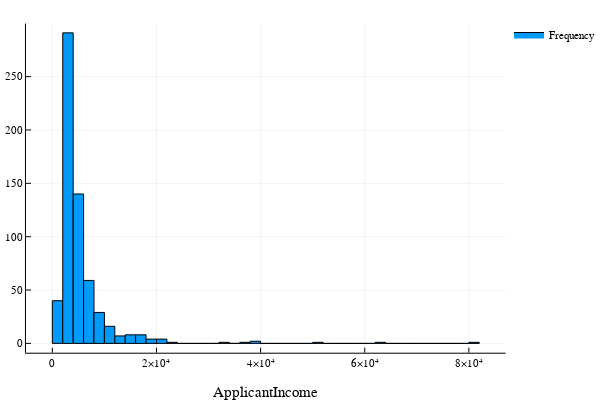

Notebook cell for this chart:
### Code cell
Plots.histogram(train[:ApplicantIncome],bins=50,xlabel="ApplicantIncome",labels="Frequency")

### Figure 1 — Plotly figure (JSON) as saved in the notebook; plotly's stock layout.template omitted (floating-point values rounded to 4 significant figures)
{"data": [{"fill": "tozeroy", "fillcolor": "rgba(0, 154, 250, 1.000)", "legendgroup": "Frequency", "line": {"color": "rgba(0, 0, 0, 1.000)", "dash": "solid", "width": 1}, "mode": "lines", "name": "Frequency", "showlegend": true, "type": "scatter", "x": [0, 0, 2000, 2000, 0, 0], "xaxis": "x1", "y": [40, 0, 0, 40, 40, 40], "yaxis": "y1"}, {"fill": "tozeroy", "fillcolor": "rgba(0, 154, 250, 1.000)", "legendgroup": "Frequency", "line": {"color": "rgba(0, 0, 0, 1.000)", "dash": "solid", "width": 1}, "mode": "lines", "name": "Frequency", "showlegend": false, "type": "scatter", "x": [2000, 2000, 4000, 4000, 2000, 2000], "xaxis": "x1", "y": [291, 0, 0, 291, 291, 291], "yaxis": "y1"}, {"fill": "tozeroy", "fillcolor": "rgba(0, 154, 250, 1.000)", "legendgroup": "Frequency", "line": {"color": "rgba(0, 0, 0, 1.000)", "dash": "solid", "width": 1}, "mode": "lines", "name": "Frequency", "showlegend": false, "type": "scatter", "x": [4000, 4000, 6000, 6000, 4000, 4000], "xaxis": "x1", "y": [140, 0, 0, 140, 140, 140], "yaxis": "y1"}, {"fill": "tozeroy", "fillcolor": "rgba(0, 154, 250, 1.000)", "legendgroup": "Frequency", "line": {"color": "rgba(0, 0, 0, 1.000)", "dash": "solid", "width": 1}, "mode": "lines", "name": "Frequency", "showlegend": false, "type": "scatter", "x": [6000, 6000, 8000, 8000, 6000, 6000], "xaxis": "x1", "y": [59, 0, 0, 59, 59, 59], "yaxis": "y1"}, {"fill": "tozeroy", "fillcolor": "rgba(0, 154, 250, 1.000)", "legendgroup": "Frequency", "line": {"color": "rgba(0, 0, 0, 1.000)", "dash": "solid", "width": 1}, "mode": "lines", "name": "Frequency", "showlegend": false, "type": "scatter", "x": [8000, 8000, 10000, 10000, 8000, 8000], "xaxis": "x1", "y": [29, 0, 0, 29, 29, 29], "yaxis": "y1"}, {"fill": "tozeroy", "fillcolor": "rgba(0, 154, 250, 1.000)", "legendgroup": "Frequency", "line": {"color": "rgba(0, 0, 0, 1.000)", "dash": "solid", "width": 1}, "mode": "lines", "name": "Frequency", "showlegend": false, "type": "scatter", "x": [10000, 10000, 12000, 12000, 10000, 10000], "xaxis": "x1", "y": [16, 0, 0, 16, 16, 16], "yaxis": "y1"}, {"fill": "tozeroy", "fillcolor": "rgba(0, 154, 250, 1.000)", "legendgroup": "Frequency", "line": {"color": "rgba(0, 0, 0, 1.000)", "dash": "solid", "width": 1}, "mode": "lines", "name": "Frequency", "showlegend": false, "type": "scatter", "x": [12000, 12000, 14000, 14000, 12000, 12000], "xaxis": "x1", "y": [7, 0, 0, 7, 7, 7], "yaxis": "y1"}, {"fill": "tozeroy", "fillcolor": "rgba(0, 154, 250, 1.000)", "legendgroup": "Frequency", "line": {"color": "rgba(0, 0, 0, 1.000)", "dash": "solid", "width": 1}, "mode": "lines", "name": "Frequency", "showlegend": false, "type": "scatter", "x": [14000, 14000, 16000, 16000, 14000, 14000], "xaxis": "x1", "y": [8, 0, 0, 8, 8, 8], "yaxis": "y1"}, {"fill": "tozeroy", "fillcolor": "rgba(0, 154, 250, 1.000)", "legendgroup": "Frequency", "line": {"color": "rgba(0, 0, 0, 1.000)", "dash": "solid", "width": 1}, "mode": "lines", "name": "Frequency", "showlegend": false, "type": "scatter", "x": [16000, 16000, 18000, 18000, 16000, 16000], "xaxis": "x1", "y": [8, 0, 0, 8, 8, 8], "yaxis": "y1"}, {"fill": "tozeroy", "fillcolor": "rgba(0, 154, 250, 1.000)", "legendgroup": "Frequency", "line": {"color": "rgba(0, 0, 0, 1.000)", "dash": "solid", "width": 1}, "mode": "lines", "name": "Frequency", "showlegend": false, "type": "scatter", "x": [18000, 18000, 20000, 20000, 18000, 18000], "xaxis": "x1", "y": [4, 0, 0, 4, 4, 4], "yaxis": "y1"}, {"fill": "tozeroy", "fillcolor": "rgba(0, 154, 250, 1.000)", "legendgroup": "Frequency", "line": {"color": "rgba(0, 0, 0, 1.000)", "dash": "solid", "width": 1}, "mode": "lines", "name": "Frequency", "showlegend": false, "type": "scatter", "x": [20000, 20000, 22000, 22000, 20000, 20000], "xaxis": "x1", "y": [4, 0, 0, 4, 4, 4], "yaxis": "y1"}, {"fill": "tozeroy", "fillcolor": "rgba(0, 154, 250, 1.000)", "legendgroup": "Frequency", "line": {"color": "rgba(0, 0, 0, 1.000)", "dash": "solid", "width": 1}, "mode": "lines", "name": "Frequency", "showlegend": false, "type": "scatter", "x": [22000, 22000, 24000, 24000, 22000, 22000], "xaxis": "x1", "y": [1, 0, 0, 1, 1, 1], "yaxis": "y1"}, {"fill": "tozeroy", "fillcolor": "rgba(0, 154, 250, 1.000)", "legendgroup": "Frequency", "line": {"color": "rgba(0, 0, 0, 1.000)", "dash": "solid", "width": 1}, "mode": "lines", "name": "Frequency", "showlegend": false, "type": "scatter", "x": [24000, 24000, 26000, 26000, 24000, 24000], "xaxis": "x1", "y": [0, 0, 0, 0, 0, 0], "yaxis": "y1"}, {"fill": "tozeroy", "fillcolor": "rgba(0, 154, 250, 1.000)", "legendgroup": "Frequency", "line": {"color": "rgba(0, 0, 0, 1.000)", "dash": "solid", "width": 1}, "mode": "lines", "name": "Frequency", "showlegend": false, "type": "scatter", "x": [26000, 26000, 28000, 28000, 26000, 26000], "xaxis": "x1", "y": [0, 0, 0, 0, 0, 0], "yaxis": "y1"}, {"fill": "tozeroy", "fillcolor": "rgba(0, 154, 250, 1.000)", "legendgroup": "Frequency", "line": {"color": "rgba(0, 0, 0, 1.000)", "dash": "solid", "width": 1}, "mode": "lines", "name": "Frequency", "showlegend": false, "type": "scatter", "x": [28000, 28000, 30000, 30000, 28000, 28000], "xaxis": "x1", "y": [0, 0, 0, 0, 0, 0], "yaxis": "y1"}, {"fill": "tozeroy", "fillcolor": "rgba(0, 154, 250, 1.000)", "legendgroup": "Frequency", "line": {"color": "rgba(0, 0, 0, 1.000)", "dash": "solid", "width": 1}, "mode": "lines", "name": "Frequency", "showlegend": false, "type": "scatter", "x": [30000, 30000, 32000, 32000, 30000, 30000], "xaxis": "x1", "y": [0, 0, 0, 0, 0, 0], "yaxis": "y1"}, {"fill": "tozeroy", "fillcolor": "rgba(0, 154, 250, 1.000)", "legendgroup": "Frequency", "line": {"color": "rgba(0, 0, 0, 1.000)", "dash": "solid", "width": 1}, "mode": "lines", "name": "Frequency", "showlegend": false, "type": "scatter", "x": [32000, 32000, 34000, 34000, 32000, 32000], "xaxis": "x1", "y": [1, 0, 0, 1, 1, 1], "yaxis": "y1"}, {"fill": "tozeroy", "fillcolor": "rgba(0, 154, 250, 1.000)", "legendgroup": "Frequency", "line": {"color": "rgba(0, 0, 0, 1.000)", "dash": "solid", "width": 1}, "mode": "lines", "name": "Frequency", "showlegend": false, "type": "scatter", "x": [34000, 34000, 36000, 36000, 34000, 34000], "xaxis": "x1", "y": [0, 0, 0, 0, 0, 0], "yaxis": "y1"}, {"fill": "tozeroy", "fillcolor": "rgba(0, 154, 250, 1.000)", "legendgroup": "Frequency", "line": {"color": "rgba(0, 0, 0, 1.000)", "dash": "solid", "width": 1}, "mode": "lines", "name": "Frequency", "showlegend": false, "type": "scatter", "x": [36000, 36000, 38000, 38000, 36000, 36000], "xaxis": "x1", "y": [1, 0, 0, 1, 1, 1], "yaxis": "y1"}, {"fill": "tozeroy", "fillcolor": "rgba(0, 154, 250, 1.000)", "legendgroup": "Frequency", "line": {"color": "rgba(0, 0, 0, 1.000)", "dash": "solid", "width": 1}, "mode": "lines", "name": "Frequency", "showlegend": false, "type": "scatter", "x": [38000, 38000, 40000, 40000, 38000, 38000], "xaxis": "x1", "y": [2, 0, 0, 2, 2, 2], "yaxis": "y1"}, {"fill": "tozeroy", "fillcolor": "rgba(0, 154, 250, 1.000)", "legendgroup": "Frequency", "line": {"color": "rgba(0, 0, 0, 1.000)", "dash": "solid", "width": 1}, "mode": "lines", "name": "Frequency", "showlegend": false, "type": "scatter", "x": [40000, 40000, 42000, 42000, 40000, 40000], "xaxis": "x1", "y": [0, 0, 0, 0, 0, 0], "yaxis": "y1"}, {"fill": "tozeroy", "fillcolor": "rgba(0, 154, 250, 1.000)", "legendgroup": "Frequency", "line": {"color": "rgba(0, 0, 0, 1.000)", "dash": "solid", "width": 1}, "mode": "lines", "name": "Frequency", "showlegend": false, "type": "scatter", "x": [42000, 42000, 44000, 44000, 42000, 42000], "xaxis": "x1", "y": [0, 0, 0, 0, 0, 0], "yaxis": "y1"}, {"fill": "tozeroy", "fillcolor": "rgba(0, 154, 250, 1.000)", "legendgroup": "Frequency", "line": {"color": "rgba(0, 0, 0, 1.000)", "dash": "solid", "width": 1}, "mode": "lines", "name": "Frequency", "showlegend": false, "type": "scatter", "x": [44000, 44000, 46000, 46000, 44000, 44000], "xaxis": "x1", "y": [0, 0, 0, 0, 0, 0], "yaxis": "y1"}, {"fill": "tozeroy", "fillcolor": "rgba(0, 154, 250, 1.000)", "legendgroup": "Frequency", "line": {"color": "rgba(0, 0, 0, 1.000)", "dash": "solid", "width": 1}, "mode": "lines", "name": "Frequency", "showlegend": false, "type": "scatter", "x": [46000, 46000, 48000, 48000, 46000, 46000], "xaxis": "x1", "y": [0, 0, 0, 0, 0, 0], "yaxis": "y1"}, {"fill": "tozeroy", "fillcolor": "rgba(0, 154, 250, 1.000)", "legendgroup": "Frequency", "line": {"color": "rgba(0, 0, 0, 1.000)", "dash": "solid", "width": 1}, "mode": "lines", "name": "Frequency", "showlegend": false, "type": "scatter", "x": [48000, 48000, 50000, 50000, 48000, 48000], "xaxis": "x1", "y": [0, 0, 0, 0, 0, 0], "yaxis": "y1"}, {"fill": "tozeroy", "fillcolor": "rgba(0, 154, 250, 1.000)", "legendgroup": "Frequency", "line": {"color": "rgba(0, 0, 0, 1.000)", "dash": "solid", "width": 1}, "mode": "lines", "name": "Frequency", "showlegend": false, "type": "scatter", "x": [50000, 50000, 52000, 52000, 50000, 50000], "xaxis": "x1", "y": [1, 0, 0, 1, 1, 1], "yaxis": "y1"}, {"fill": "tozeroy", "fillcolor": "rgba(0, 154, 250, 1.000)", "legendgroup": "Frequency", "line": {"color": "rgba(0, 0, 0, 1.000)", "dash": "solid", "width": 1}, "mode": "lines", "name": "Frequency", "showlegend": false, "type": "scatter", "x": [52000, 52000, 54000, 54000, 52000, 52000], "xaxis": "x1", "y": [0, 0, 0, 0, 0, 0], "yaxis": "y1"}, {"fill": "tozeroy", "fillcolor": "rgba(0, 154, 250, 1.000)", "legendgroup": "Frequency", "line": {"color": "rgba(0, 0, 0, 1.000)", "dash": "solid", "width": 1}, "mode": "lines", "name": "Frequency", "showlegend": false, "type": "scatter", "x": [54000, 54000, 56000, 56000, 54000, 54000], "xaxis": "x1", "y": [0, 0, 0, 0, 0, 0], "yaxis": "y1"}, {"fill": "tozeroy", "fillcolor": "rgba(0, 154, 250, 1.000)", "legendgroup": "Frequency", "line": {"color": "rgba(0, 0, 0, 1.000)", "dash": "solid", "width": 1}, "mode": "lines", "name": "Frequency", "showlegend": false, "type": "scatter", "x": [56000, 56000, 58000, 58000, 56000, 56000], "xaxis": "x1", "y": [0, 0, 0, 0, 0, 0], "yaxis": "y1"}, {"fill": "tozeroy", "fillcolor": "rgba(0, 154, 250, 1.000)", "legendgroup": "Frequency", "line": {"color": "rgba(0, 0, 0, 1.000)", "dash": "solid", "width": 1}, "mode": "lines", "name": "Frequency", "showlegend": false, "type": "scatter", "x": [58000, 58000, 60000, 60000, 58000, 58000], "xaxis": "x1", "y": [0, 0, 0, 0, 0, 0], "yaxis": "y1"}, {"fill": "tozeroy", "fillcolor": "rgba(0, 154, 250, 1.000)", "legendgroup": "Frequency", "line": {"color": "rgba(0, 0, 0, 1.000)", "dash": "solid", "width": 1}, "mode": "lines", "name": "Frequency", "showlegend": false, "type": "scatter", "x": [60000, 60000, 62000, 62000, 60000, 60000], "xaxis": "x1", "y": [0, 0, 0, 0, 0, 0], "yaxis": "y1"}, {"fill": "tozeroy", "fillcolor": "rgba(0, 154, 250, 1.000)", "legendgroup": "Frequency", "line": {"color": "rgba(0, 0, 0, 1.000)", "dash": "solid", "width": 1}, "mode": "lines", "name": "Frequency", "showlegend": false, "type": "scatter", "x": [62000, 62000, 64000, 64000, 62000, 62000], "xaxis": "x1", "y": [1, 0, 0, 1, 1, 1], "yaxis": "y1"}, {"fill": "tozeroy", "fillcolor": "rgba(0, 154, 250, 1.000)", "legendgroup": "Frequency", "line": {"color": "rgba(0, 0, 0, 1.000)", "dash": "solid", "width": 1}, "mode": "lines", "name": "Frequency", "showlegend": false, "type": "scatter", "x": [64000, 64000, 66000, 66000, 64000, 64000], "xaxis": "x1", "y": [0, 0, 0, 0, 0, 0], "yaxis": "y1"}, {"fill": "tozeroy", "fillcolor": "rgba(0, 154, 250, 1.000)", "legendgroup": "Frequency", "line": {"color": "rgba(0, 0, 0, 1.000)", "dash": "solid", "width": 1}, "mode": "lines", "name": "Frequency", "showlegend": false, "type": "scatter", "x": [66000, 66000, 68000, 68000, 66000, 66000], "xaxis": "x1", "y": [0, 0, 0, 0, 0, 0], "yaxis": "y1"}, {"fill": "tozeroy", "fillcolor": "rgba(0, 154, 250, 1.000)", "legendgroup": "Frequency", "line": {"color": "rgba(0, 0, 0, 1.000)", "dash": "solid", "width": 1}, "mode": "lines", "name": "Frequency", "showlegend": false, "type": "scatter", "x": [68000, 68000, 70000, 70000, 68000, 68000], "xaxis": "x1", "y": [0, 0, 0, 0, 0, 0], "yaxis": "y1"}, {"fill": "tozeroy", "fillcolor": "rgba(0, 154, 250, 1.000)", "legendgroup": "Frequency", "line": {"color": "rgba(0, 0, 0, 1.000)", "dash": "solid", "width": 1}, "mode": "lines", "name": "Frequency", "showlegend": false, "type": "scatter", "x": [70000, 70000, 72000, 72000, 70000, 70000], "xaxis": "x1", "y": [0, 0, 0, 0, 0, 0], "yaxis": "y1"}, {"fill": "tozeroy", "fillcolor": "rgba(0, 154, 250, 1.000)", "legendgroup": "Frequency", "line": {"color": "rgba(0, 0, 0, 1.000)", "dash": "solid", "width": 1}, "mode": "lines", "name": "Frequency", "showlegend": false, "type": "scatter", "x": [72000, 72000, 74000, 74000, 72000, 72000], "xaxis": "x1", "y": [0, 0, 0, 0, 0, 0], "yaxis": "y1"}, {"fill": "tozeroy", "fillcolor": "rgba(0, 154, 250, 1.000)", "legendgroup": "Frequency", "line": {"color": "rgba(0, 0, 0, 1.000)", "dash": "solid", "width": 1}, "mode": "lines", "name": "Frequency", "showlegend": false, "type": "scatter", "x": [74000, 74000, 76000, 76000, 74000, 74000], "xaxis": "x1", "y": [0, 0, 0, 0, 0, 0], "yaxis": "y1"}, {"fill": "tozeroy", "fillcolor": "rgba(0, 154, 250, 1.000)", "legendgroup": "Frequency", "line": {"color": "rgba(0, 0, 0, 1.000)", "dash": "solid", "width": 1}, "mode": "lines", "name": "Frequency", "showlegend": false, "type": "scatter", "x": [76000, 76000, 78000, 78000, 76000, 76000], "xaxis": "x1", "y": [0, 0, 0, 0, 0, 0], "yaxis": "y1"}, {"fill": "tozeroy", "fillcolor": "rgba(0, 154, 250, 1.000)", "legendgroup": "Frequency", "line": {"color": "rgba(0, 0, 0, 1.000)", "dash": "solid", "width": 1}, "mode": "lines", "name": "Frequency", "showlegend": false, "type": "scatter", "x": [78000, 78000, 80000, 80000, 78000, 78000], "xaxis": "x1", "y": [0, 0, 0, 0, 0, 0], "yaxis": "y1"}, {"fill": "tozeroy", "fillcolor": "rgba(0, 154, 250, 1.000)", "legendgroup": "Frequency", "line": {"color": "rgba(0, 0, 0, 1.000)", "dash": "solid", "width": 1}, "mode": "lines", "name": "Frequency", "showlegend": false, "type": "scatter", "x": [80000, 80000, 82000, 82000, 80000, 80000], "xaxis": "x1", "y": [1, 0, 0, 1, 1, 1], "yaxis": "y1"}], "layout": {"annotations": [], "height": 400, "legend": {"bgcolor": "rgba(255, 255, 255, 1.000)", "bordercolor": "rgba(0, 0, 0, 1.000)", "font": {"color": "rgba(0, 0, 0, 1.000)", "family": "sans-serif", "size": 11}, "tracegroupgap": 0, "x": 1, "y": 1}, "margin": {"b": 20, "l": 0, "r": 0, "t": 20}, "paper_bgcolor": "rgba(255, 255, 255, 1.000)", "plot_bgcolor": "rgba(255, 255, 255, 1.000)", "showlegend": true, "width": 600, "xaxis": {"anchor": "y1", "domain": [0.05101, 0.9934], "gridcolor": "rgba(0, 0, 0, 0.100)", "gridwidth": 0.5, "linecolor": "rgba(0, 0, 0, 1.000)", "mirror": false, "range": [-5068.0, 87070.0], "showgrid": true, "showline": true, "showticklabels": true, "tickangle": 0, "tickcolor": "rgb(0, 0, 0)", "tickfont": {"color": "rgba(0, 0, 0, 1.000)", "family": "sans-serif", "size": 11}, "tickmode": "array", "ticks": "inside", "ticktext": ["0", "2×10⁴", "4×10⁴", "6×10⁴", "8×10⁴"], "tickvals": [0, 20000, 40000, 60000, 80000], "title": "ApplicantIncome", "titlefont": {"color": "rgba(0, 0, 0, 1.000)", "family": "sans-serif", "size": 15}, "type": "-", "visible": true, "zeroline": false, "zerolinecolor": "rgba(0, 0, 0, 1.000)"}, "yaxis": {"anchor": "x1", "domain": [0.07581, 0.9902], "gridcolor": "rgba(0, 0, 0, 0.100)", "gridwidth": 0.5, "linecolor": "rgba(0, 0, 0, 1.000)", "mirror": false, "range": [-8.73, 299.7], "showgrid": true, "showline": true, "showticklabels": true, "tickangle": 0, "tickcolor": "rgb(0, 0, 0)", "tickfont": {"color": "rgba(0, 0, 0, 1.000)", "family": "sans-serif", "size": 11}, "tickmode": "array", "ticks": "inside", "ticktext": ["0", "50", "100", "150", "200", "250"], "tickvals": [0, 50, 100, 150, 200, 250], "title": "", "titlefont": {"color": "rgba(0, 0, 0, 1.000)", "family": "sans-serif", "size": 15}, "type": "-", "visible": true, "zeroline": false, "zerolinecolor": "rgba(0, 0, 0, 1.000)"}}}
